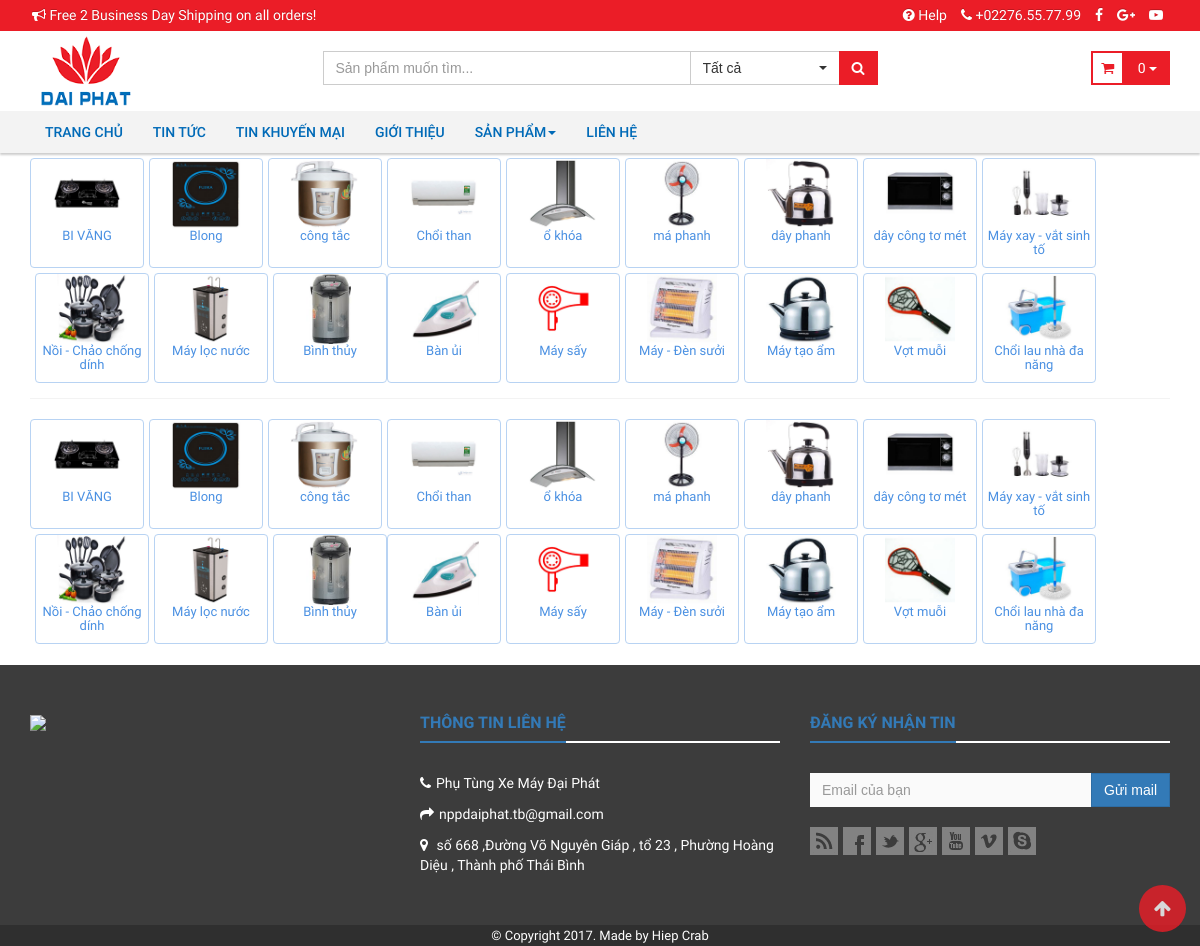
/index.php/post, run on the app's committed database.
### tables this page shows
CREATE TABLE `tbl_config` (
  `id` int(11) NOT NULL AUTO_INCREMENT,
  `name` varchar(255) DEFAULT NULL,
  `title` varchar(255) NOT NULL,
  `intro` text,
  `address` varchar(255) DEFAULT NULL,
  `phone` varchar(50) DEFAULT NULL,
  `fax` varchar(50) DEFAULT NULL,
  `email` varchar(50) DEFAULT NULL,
  `website` varchar(50) DEFAULT NULL,
  `banner` varchar(50) DEFAULT NULL,
  `logo` varchar(255) DEFAULT NULL,
  `meta_keyword` varchar(500) DEFAULT NULL,
  `meta_descript` text,
  `contact` text,
  `footer` text NOT NULL,
  `nick_yahoo` varchar(255) NOT NULL,
  `name_yahoo` varchar(255) NOT NULL,
  `facebook` varchar(255) DEFAULT NULL,
  `youtube` varchar(255) DEFAULT NULL,
  `gplus` varchar(255) DEFAULT NULL,
  `twitter` varchar(255) DEFAULT NULL,
  `skype1` varchar(255) DEFAULT NULL,
  `skype2` varchar(255) DEFAULT NULL,
  PRIMARY KEY (`id`)
);

CREATE TABLE `tbl_menu` (
  `id` int(11) NOT NULL AUTO_INCREMENT,
  `par_id` int(11) NOT NULL,
  `title` varchar(255) NOT NULL,
  `code` varchar(255) NOT NULL,
  `view_type` varchar(255) NOT NULL,
  `cata_id` int(11) NOT NULL,
  `post_group_id` int(11) NOT NULL,
  `post_id` int(11) DEFAULT NULL,
  `link` varchar(255) NOT NULL,
  `class` varchar(255) NOT NULL,
  `order` tinyint(4) NOT NULL,
  `isactive` tinyint(2) NOT NULL DEFAULT '1',
  PRIMARY KEY (`id`)
);

CREATE TABLE `tbl_catalog` (
  `id` int(11) NOT NULL AUTO_INCREMENT,
  `par_id` int(11) DEFAULT '0',
  `name` varchar(255) DEFAULT NULL,
  `code` varchar(255) DEFAULT NULL,
  `thumb` varchar(255) DEFAULT NULL,
  `image` varchar(255) DEFAULT NULL,
  `intro` varchar(255) DEFAULT NULL,
  `list_child` varchar(255) DEFAULT NULL,
  `meta_title` varchar(255) DEFAULT NULL,
  `meta_key` varchar(255) DEFAULT NULL,
  `meta_desc` varchar(255) DEFAULT NULL,
  `viewmenu` int(11) DEFAULT NULL,
  `viewfilter` int(11) DEFAULT NULL,
  `viewblock` int(11) DEFAULT NULL,
  `order` int(11) DEFAULT NULL,
  `isactive` int(11) DEFAULT NULL,
  PRIMARY KEY (`id`)
);

### application/controllers/Post.php (called while the page is built, shortened)
<?php
class Post extends CI_Controller {
	public function __construct()
	{
		$this->load->model('Config_model');
		$this->load->model('Menu_model');
		$this->load->model('Post_model');
		$this->load->model('Post_group_model');
		$this->load->model('Catalog_model');
		$this->load->library('My_library');
	}
	public function index()
	{
		$data = array();
		$data['config'] 		= 	$this->Config_model->get_list();
		$data['page_title'] 	= 	$data['config']['title'];
		$data['page_keyword'] 	= 	$data['config']['meta_keyword'];
		$data['page_descript'] 	= 	$data['config']['meta_descript'];
		$data['page_phone'] 	= 	$data['config']['phone'];
		$data['page_email'] 	= 	$data['config']['email'];
		$data['page_facebook'] 	= 	$data['config']['facebook'];
		$data['page_gplus'] 	= 	$data['config']['gplus'];
		$order_news = array('cdate' => 'DESC');
		$data['menu']			= 	$this->Menu_model->rows();
		$data['catalog']		= 	$this->Catalog_model->getListCatalog();
		$data['news']			=	$this->Post_model->rows(NULL, $order_news, 0, 6);
		$this->load->view('web/layout/head', $data);
		$this->load->view('web/layout/top_header');
		$this->load->view('web/layout/middle_header', $data);
		$this->load->view('web/layout/nav', $data);
		$this->load->view('web/home_view', $data);
		$this->load->view('web/layout/footer_view', $data);
	}
}

### index.php (called while the page is built, shortened)
<?php
require_once BASEPATH.'core/CodeIgniter.php';

### application/models/Config_model.php (called while the page is built, shortened)
<?php
class Config_model extends CI_Model {
    private $table;
    function __construct() {
        $this->table = 'tbl_config';
    }
    public function get_list(){
        $this->db->select('*');
        $query = $this->db->get($this->table);
        return $query->row_array();
    }
}
?>

### application/models/Menu_model.php (called while the page is built, shortened)
<?php
Class Menu_model extends CI_Model {
    private $table;
    function __construct() {
        $this->table = 'tbl_menu';
    }
    public function rows($where=NULL, $order=NULL, $page=0, $psize=25, $par_id=0) {
        $this->db->select('*');
        $start = $page * $psize;
        $this->db->limit($psize, $start);
        if (isset($par_id)) {
            $this->db->where('par_id', $par_id);
        }
        $this->db->order_by('order', 'ASC');
        $result = $this->db->get($this->table)->result_array();
        $count = count($result);
        for ($i=0;$i < $count; $i++) {
            $result[$i]['url'] = $this->genarateUrl($result[$i]['view_type'], $result[$i]['cata_id'], $result[$i]['post_group_id'], $result[$i]['post_id'], $result[$i]['link']);
            $query_mark = $this->db->query("SELECT * FROM $this->table WHERE par_id='" . $result[$i]['id'] . "'");
            $result[$i]['child'] = $query_mark->result_array();
        }
        return $result;
    }
    public function genarateUrl($view_type=NULL,$cata_id=NULL,$post_group_id=NULL,$post=NULL,$link=NULL){
        $url = NULL;
        if($view_type == 'link'){
            $url = $link;
        }else if($view_type == 'catalog'){
            $catalog = $this->getCatalogById($cata_id);
            $url = base_url().'san-pham/'.$catalog['code'];
        }
        else if($view_type == 'category'){
            $category = $this->getGroupPostById($post_group_id);
            $url = base_url().'tin-tuc/'.$category['code'];
        }
        else if($view_type == 'post'){
            $post = $this->getPostById($post);
            $url = base_url().'tin-tuc/'.$post['code'].'.html';
        }
        return $url;
    }
    public function getPostById($id){
        $this->db->select('id, title, code');
        $this->db->where('isactive', 1);
        $this->db->where('id', $id);
        $query = $this->db->get('tbl_post');
        return $query->row_array();
    }
}
?>

### application/models/Catalog_model.php (called while the page is built, shortened)
<?php
Class Catalog_model extends CI_Model {
	private $table;
	function __construct() {
		$this->table = 'tbl_catalog';
	}
	public function getListCatalog(){
		$this->db->select('*');
		$this->db->where('isactive', 1);
		$this->db->where('par_id', 0);
		$query = $this->db->get($this->table);
		$result = $query->result_array();
		$count = count($result);
		for ($i=0;$i < $count; $i++) {
			$child = $this->getChildById($this->table, $result[$i]['id']);
			$url = base_url().'san-pham/'.$result[$i]['code'];
			$result[$i]['url'] = $url;
			$result[$i]['child'] = $child;
			$ids = json_decode($result[$i]['list_child']);
			$this->db->select('*');
			$this->db->where_in("cata_id", $ids);
			$this->db->where('ishot', 1);
			$this->db->limit(4, 0);
			$query_mark = $this->db->get("tbl_product");
			$result[$i]['product'] = $query_mark->result_array();
		}
		return $result;
	}
	public function getChildById($table = NULL, $id = NULL){
		$this->db->select('*');
		$this->db->where('par_id = '.$id.' AND isactive = 1');
		$query = $this->db->get($table);
		return $query->result_array();
	}
}
?>

### application/views/web/home_view.php (the view, shortened to what this page needs)
<section class="body">
	<section class="nav-catalog">
		<div class="container">
			<?php
			foreach ($catalog as $item) {
				$link = base_url().'san-pham/'.$item['code'];
				echo '<a href="'.$link.'" title="'.$item['name'].'" class="item">
				<figure>
				<img src="'.base_url().$item['image'].'" alt="'.$item['name'].'" class="img-responsive">
				<figcaption><h3>'.$item['name'].'</h3></figcaption>
				</figure>
				</a>';
			}
			?>
		</div>
	</section>
	<section class="container">
		<ul class="homeproduct appliance">
		</ul>
	</section>
	<section class="nav-catalog">
		<div class="container">
			<?php
			foreach ($catalog as $item) {
				$link = base_url().'san-pham/'.$item['code'];
				echo '<a href="'.$link.'" title="'.$item['name'].'" class="item">
				<figure>
				<img src="'.base_url().$item['image'].'" alt="'.$item['name'].'" class="img-responsive">
				<figcaption><h3>'.$item['name'].'</h3></figcaption>
				</figure>
				</a>';
			}
			?>
		</div>
	</section>
</section>
<br>

### application/views/web/layout/head.php (shortened to what this page needs)
<!DOCTYPE html>
<html>
<head>
	<link rel="stylesheet" type="text/css" href="<?php echo base_url();?>assets/bootstrap/css/bootstrap.min.css">
	<link rel="stylesheet" type="text/css" href="<?php echo base_url();?>assets/css/normalize.css">
	<link rel="stylesheet" type="text/css" href="<?php echo base_url();?>assets/css/horizontal.css">
	<link rel="stylesheet" type="text/css" href="<?php echo base_url();?>assets/css/font-awesome.css">
	<link rel="stylesheet" type="text/css" href="<?php echo base_url();?>assets/css/swiper.min.css">
	<link rel="stylesheet" type="text/css" href="<?php echo base_url();?>assets/css/bootstrap-select.css">
	<link rel="stylesheet" type="text/css" href="<?php echo base_url();?>assets/css/bootstrap-touchspin.css">
	<link rel="stylesheet" href="<?php echo base_url();?>assets/css/magiczoom.css">
	<link rel="stylesheet" href="<?php echo base_url();?>assets/css/owl.carousel.min.css">
	<link rel="stylesheet" href="<?php echo base_url();?>assets/css/owl.theme.default.min.css">
	<link rel="stylesheet" type="text/css" href="<?php echo base_url();?>assets/css/style.css">
	<link rel="stylesheet" type="text/css" href="<?php echo base_url();?>assets/css/style-responsive.css">
	<link href="<?php echo base_url();?>assets/css/font.css" rel="stylesheet">
</head>
<body>
	<div class="wrapper fade-down">

### application/views/web/layout/top_header.php
<div class="top-header">
    <div class="container">
        <div class="row">
            <div class="col-xs-12">
                <ul class="list-inline pull-left">
                    <li><a href="#"><i class="fa fa-bullhorn"></i> Free 2 Business Day Shipping on all orders!</a></li>
                </ul>
                <ul class="list-inline pull-right">
                    <li class="hidden-xs"><a href="<?= base_url();?>lien-he"><i class="fa fa-question-circle"></i> Help</a></li>
                    <li class="hidden-xs"><a href="tel:"><i class="fa fa-phone"></i> +<?= $config['phone'] ?></a></li>
                    <li class="hidden-xs"><a href="<?= $config['facebook'] ?>"><i class="fa fa-facebook" aria-hidden="true"></i></a></li>
                    <li class="hidden-xs"><a href="<?= $config['gplus'] ?>"><i class="fa fa-google-plus" aria-hidden="true"></i></a></li>
                    <li class="hidden-xs"><a href="<?= $config['youtube'] ?>"><i class="fa fa-youtube-play" aria-hidden="true"></i></a></li>
                </ul>
            </div>
        </div>
    </div>
</div>

### application/views/web/layout/middle_header.php (shortened to what this page needs)
<header class="header">
	<div class="middle-header" data-spy="affix" data-offset-top="180">
		<div class="container">
			<div class="row">
				<div class="col-md-3 col-sm-2">
					<a class="navbar-brand" href="<?php echo base_url();?>"><img src="<?php echo base_url();?>assets/images/logo.png" class="logo img-responsive" title="trang chủ"></a>
				</div>
				<div class="col-sm-8 col-md-6 search-box m-t-2">
					<form method="GET" action="<?= base_url() ?>tim-kiem">
						<div class="input-group">
							<input type="text" value="<?php if(isset($q)) echo $q ?>" class="form-control search-input" name="q" aria-label="Search here..." placeholder="Sản phẩm muốn tìm..." required="">
							<div class="input-group-btn">
								<select id="selectpicker" class="selectpicker hidden-xs" data-width="150px" data-style="btn-default" name="cata">
									<option value="">Tất cả</option>
								</select>
								<button id="btn-search" type="submit" class="btn btn-default btn-search"><i class="fa fa-search"></i></button>
							</div>
						</div>
					</form>
				</div>
				<div class="col-sm-2 col-md-3 cart-btn hidden-xs m-t-2">
					<a href="<?= base_url()?>gio-hang" class="btn btn-theme">
						<i class="fa fa-shopping-cart"></i> <span id="count_cart"><?php if(isset($_SESSION['CART'])) echo count($_SESSION['CART']); else echo '0'; ?></span> <span class="caret"></span>
					</a>
				</div>
			</div>
		</div>
	</div>

### application/views/web/layout/nav.php (shortened to what this page needs)
<nav class="navbar" role="navigation">
	<div class="container">
		<div id="wrapper-mainmenu" class="navbar-collapse collapse">
			<ul class="nav navbar-nav main-menu">
				<?php
				foreach ($menu as $key => $value) {
					if($value['code'] == 'san-pham'){
						echo '<li class="dropdown mega-menu">';
						echo '<a href="'.$value['link'].'" title="'.$value['title'].'" class="dropdown-toggle" data-toggle="dropdown" role="button" aria-haspopup="true" aria-expanded="false">'.$value['title'].'<span class="caret"></span></a>';
						echo '</li>';
					}else{
						echo '<li>';
						if(count($value['child']) > 0){
							echo '<a href="'.$value['url'].'">'.$value['title'].'<span class="caret"></span></a>';
							echo '<ul class="sub-menu">';
							foreach ($value['child'] as $child) {
								echo '<li><a href="'.$child['url'].'" title="'.$child['title'].'">'.$child['title'].'</a></li>';
							}
							echo '</ul>';
						}else{
							echo '<a href="'.$value['url'].'">'.$value['title'].'</a>';
						}
						echo '</li>';
					}
				}
				?>
			</ul>
		</div>
	</div>
</nav>
</header>

### application/views/web/layout/footer_view.php (shortened to what this page needs)
<footer class="footer">
	<div class="container">
		<div class="row">
			<div class="col-md-4 item">
				<a href="<?= $config['facebook'] ?>" target="_blank" style="display: block;">
					<img src="<?php echo base_url();?>assets/images/fanpage-fb.jpg" class="img-responsive">
				</a>
			</div>
			<div class="col-md-4 col-sm-6 right item">
				<div class="title"><span>THÔNG TIN LIÊN HỆ</span></div>
				<div class="content">
					<ul>
						<li><i class="fa fa-phone" aria-hidden="true"></i><?= $config['name'] ?></li>
						<li><i class="fa fa-share" aria-hidden="true"></i></i><?= $config['email'] ?></li>
					</ul>
					<address><i class="fa fa-map-marker" aria-hidden="true"></i><?= $config['address'] ?></address>
				</div>
			</div>
			<div class="col-md-4 col-sm-6 left item">
				<div class="title"><span>ĐĂNG KÝ NHẬN TIN</span></div>
				<div class="registerEmail">
					<form class="form-inline frm-mail" onsubmit="return check_subscribe();" name="frm-register-mail" method="post" action="<?php echo base_url().'index.php/home/subscribe'?>">
						<div class="form-group">
							<div class="input-group">
								<input type="text" name="register_email" class="form-control" id="exampleInputAmount" placeholder="Email của bạn" required>
								<div class="input-group-addon">
									<input type="submit" class="btn btn-primary" value="Gửi mail">
								</div>
							</div>
						</div>
					</form>
				</div>
				<div class="box-social">
					<ul class="social-icons">
						<li><a class="rss" data-original-title="rss" href="javascript:void(0);"></a></li>
						<li><a class="facebook" target="_blank" data-original-title="facebook" href="<?= $config['facebook'] ?>"></a></li>
						<li><a class="twitter" data-original-title="twitter" href="javascript:void(0);"></a></li>
						<li><a class="googleplus" target="_blank" data-original-title="googleplus" href="<?= $config['gplus'] ?>"></a></li>
						<li><a class="youtube" target="_blank" data-original-title="youtube" href="<?= $config['youtube'] ?>"></a></li>
						<li><a class="vimeo" data-original-title="vimeo" href="javascript:void(0);"></a></li>
						<li><a class="skype" data-original-title="skype" href="javascript:void(0);"></a></li>
					</ul>
				</div>
			</div>
		</div>
	</div>
	<div class="bottom">
		© Copyright 2017. Made by Hiep Crab
	</div>
</footer>
<div id="back-top" style="display: block;">
	<a href="#" class="top" style="display: block;"><i class="fa fa-arrow-up fa-lg"></i></a>
</div>
</div>
</body>
</html>

### assets/css/horizontal.css (style rules this page uses)
body { background: #e8e8e8; }
.container { margin: 0 auto; }

### assets/css/style-responsive.css (style rules this page uses)
@media (min-width: 768px) { .middle-header .btn-search { margin-left: -2px !important; } }

### data on the page
tbl_config: phone "02276.55.77.99", name "Phụ Tùng Xe Máy Đại Phát", email "nppdaiphat.tb@gmail.com", address "số 668 ,Đường Võ Nguyên Giáp , tổ 23 , Phường Hoàng Diệu , Thành phố Thái Bình"
tbl_menu: title "TRANG CHỦ"
tbl_menu: title "TIN TỨC"
tbl_menu: title "TIN KHUYẾN MẠI"
tbl_menu: title "GIỚI THIỆU"
tbl_menu: title "SẢN PHẨM"
tbl_menu: title "LIÊN HỆ"
tbl_catalog: image (picture), name "BI VĂNG"
tbl_catalog: image (picture), name "Blong"
tbl_catalog: image (picture), name "công tắc"
tbl_catalog: image (picture), name "Chổi than"
tbl_catalog: image (picture), name "ổ khóa"
tbl_catalog: image (picture), name "má phanh"
tbl_catalog: image (picture), name "dây phanh"
tbl_catalog: image (picture), name "dây công tơ mét"
tbl_catalog: image (picture), name "Máy xay - vắt sinh tố"
tbl_catalog: image (picture), name "Nồi - Chảo chống dính"
tbl_catalog: image (picture), name "Máy lọc nước"
tbl_catalog: image (picture), name "Bình thủy"
tbl_catalog: image (picture), name "Bàn ủi"
tbl_catalog: image (picture), name "Máy sấy"
tbl_catalog: image (picture), name "Máy - Đèn sưởi"
tbl_catalog: image (picture), name "Máy tạo ẩm"
tbl_catalog: image (picture), name "Vợt muỗi"
tbl_catalog: image (picture), name "Chổi lau nhà đa năng"
